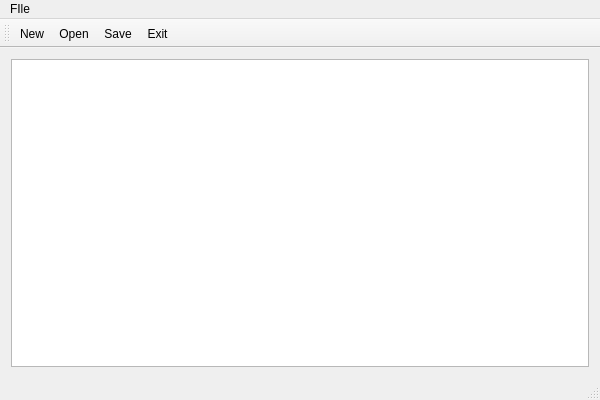
<?xml version="1.0" encoding="UTF-8"?>
<ui version="4.0">
 <class>TextEditorClass</class>
 <widget class="QMainWindow" name="TextEditorClass">
  <property name="geometry">
   <rect>
    <x>0</x>
    <y>0</y>
    <width>600</width>
    <height>400</height>
   </rect>
  </property>
  <property name="windowTitle">
   <string>TextEditor</string>
  </property>
  <widget class="QWidget" name="centralWidget">
   <layout class="QVBoxLayout" name="verticalLayout">
    <item>
     <widget class="QTextEdit" name="textEdit"/>
    </item>
   </layout>
  </widget>
  <widget class="QMenuBar" name="menuBar">
   <property name="geometry">
    <rect>
     <x>0</x>
     <y>0</y>
     <width>600</width>
     <height>33</height>
    </rect>
   </property>
   <widget class="QMenu" name="menuFIle">
    <property name="title">
     <string>FIle</string>
    </property>
    <addaction name="actionNew"/>
    <addaction name="actionOpen"/>
    <addaction name="actionSave"/>
    <addaction name="actionExit"/>
   </widget>
   <addaction name="menuFIle"/>
  </widget>
  <widget class="QToolBar" name="mainToolBar">
   <attribute name="toolBarArea">
    <enum>TopToolBarArea</enum>
   </attribute>
   <attribute name="toolBarBreak">
    <bool>false</bool>
   </attribute>
   <addaction name="actionNew"/>
   <addaction name="actionOpen"/>
   <addaction name="actionSave"/>
   <addaction name="actionExit"/>
  </widget>
  <widget class="QStatusBar" name="statusBar"/>
  <action name="actionNew">
   <property name="icon">
    <iconset theme="QIcon::ThemeIcon::DocumentNew"/>
   </property>
   <property name="text">
    <string>New</string>
   </property>
  </action>
  <action name="actionOpen">
   <property name="icon">
    <iconset theme="QIcon::ThemeIcon::DocumentOpen"/>
   </property>
   <property name="text">
    <string>Open</string>
   </property>
  </action>
  <action name="actionSave">
   <property name="icon">
    <iconset theme="QIcon::ThemeIcon::DocumentSave"/>
   </property>
   <property name="text">
    <string>Save</string>
   </property>
  </action>
  <action name="actionExit">
   <property name="icon">
    <iconset theme="QIcon::ThemeIcon::ApplicationExit"/>
   </property>
   <property name="text">
    <string>Exit </string>
   </property>
  </action>
 </widget>
 <layoutdefault spacing="6" margin="11"/>
 <resources>
  <include location="TextEditor.qrc"/>
 </resources>
 <connections/>
</ui>
